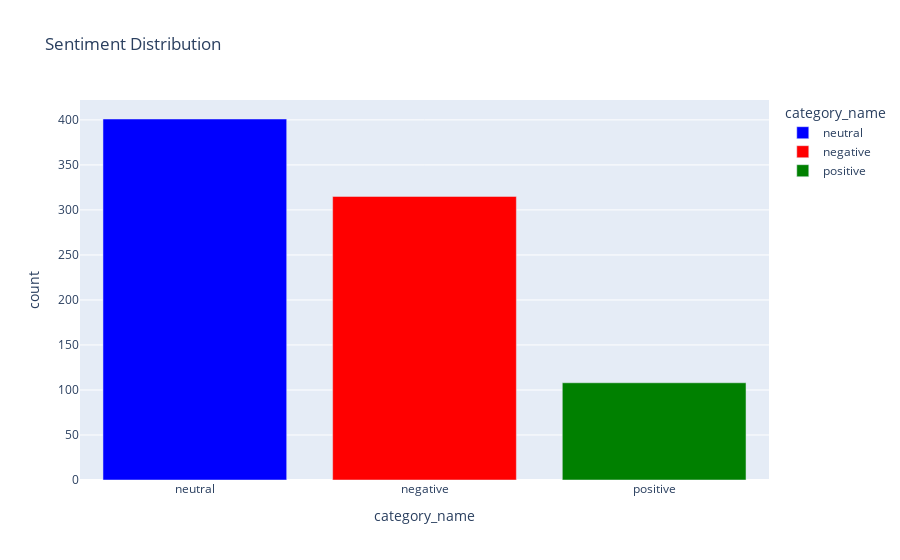

Notebook code for this chart:
### Markdown cell above
Visualisations

### Code cell
# Category distribution
fig = px.bar(X['category_name'].value_counts().reset_index(), 
             x='category_name', y='count',
             title='Sentiment Distribution',
             color='category_name',
             color_discrete_map={'positive': 'green', 'neutral': 'blue', 'negative': 'red'})
fig.show()

### Figure 1 — Plotly figure (JSON) as saved in the notebook; plotly's stock layout.template omitted (floating-point values rounded to 4 significant figures)
{"data": [{"hovertemplate": "category_name=%{x}<br>count=%{y}<extra></extra>", "legendgroup": "neutral", "marker": {"color": "blue", "pattern": {"shape": ""}}, "name": "neutral", "orientation": "v", "showlegend": true, "textposition": "auto", "type": "bar", "x": ["neutral"], "xaxis": "x", "y": [401], "yaxis": "y"}, {"hovertemplate": "category_name=%{x}<br>count=%{y}<extra></extra>", "legendgroup": "negative", "marker": {"color": "red", "pattern": {"shape": ""}}, "name": "negative", "orientation": "v", "showlegend": true, "textposition": "auto", "type": "bar", "x": ["negative"], "xaxis": "x", "y": [315], "yaxis": "y"}, {"hovertemplate": "category_name=%{x}<br>count=%{y}<extra></extra>", "legendgroup": "positive", "marker": {"color": "green", "pattern": {"shape": ""}}, "name": "positive", "orientation": "v", "showlegend": true, "textposition": "auto", "type": "bar", "x": ["positive"], "xaxis": "x", "y": [108], "yaxis": "y"}], "layout": {"barmode": "relative", "legend": {"title": {"text": "category_name"}, "tracegroupgap": 0}, "title": {"text": "Sentiment Distribution"}, "xaxis": {"anchor": "y", "categoryarray": ["neutral", "negative", "positive"], "categoryorder": "array", "domain": [0, 1], "title": {"text": "category_name"}}, "yaxis": {"anchor": "x", "domain": [0, 1], "title": {"text": "count"}}}}
